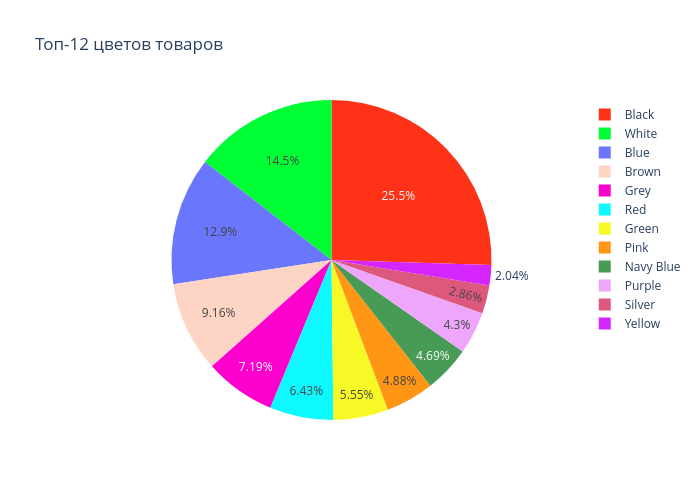

Source (notebook cell):
### Code cell
# =====================================================
# 3.5 Распределение по цвету (baseColour)
# =====================================================
color_counts = styles_valid['baseColour'].value_counts()[:12]

fig = px.pie(
    values=color_counts.values,
    names=color_counts.index,
    title="Топ-12 цветов товаров",
    color_discrete_sequence=px.colors.qualitative.Light24
)
fig.update_layout(width=700, height=500)
fig.show()

### Figure 1 — Plotly figure (JSON) as saved in the notebook; plotly's stock layout.template omitted (floating-point values rounded to 4 significant figures)
{"data": [{"domain": {"x": [0, 1], "y": [0, 1]}, "hovertemplate": "label=%{label}<br>value=%{value}<extra></extra>", "labels": ["Black", "White", "Blue", "Brown", "Grey", "Red", "Green", "Pink", "Navy Blue", "Purple", "Silver", "Yellow"], "legendgroup": "", "name": "", "showlegend": true, "type": "pie", "values": [9727, 5538, 4917, 3494, 2741, 2453, 2115, 1860, 1789, 1640, 1090, 778]}], "layout": {"height": 500, "legend": {"tracegroupgap": 0}, "piecolorway": ["#FD3216", "#00FE35", "#6A76FC", "#FED4C4", "#FE00CE", "#0DF9FF", "#F6F926", "#FF9616", "#479B55", "#EEA6FB", "#DC587D", "#D626FF", "#6E899C", "#00B5F7", "#B68E00", "#C9FBE5", "#FF0092", "#22FFA7", "#E3EE9E", "#86CE00", "#BC7196", "#7E7DCD", "#FC6955", "#E48F72"], "title": {"text": "Топ-12 цветов товаров"}, "width": 700}}
